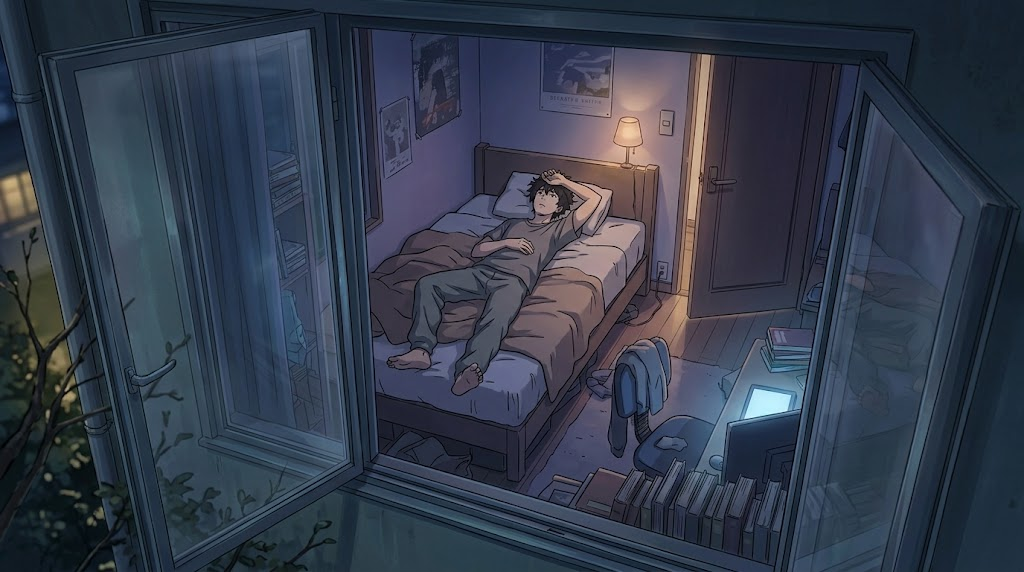
#> input picture assets/reference.png, 1024 x 572 px, found by its file name
$ python clean_plate.py
#> lines starting #> are read from the running program, lines starting #| are printed output that depends on the picture; after the words box and inside, x2 and y2 are one past the last pixel; in counts of white or black regions, pixels touching at a corner belong together
### scripts/luminal_images.py
"""Luminal image-only client. Credentials stay outside the repository.
Never submits video generation. Async IDs and costs are persisted for safe resume.
"""
import json, os, time, uuid, urllib.request, urllib.error
from pathlib import Path
ROOT=Path(__file__).resolve().parent.parent
CONFIG=Path.home()/'.config/code-anime/luminal.json'
JOBS=ROOT/'output/2d/jobs';JOBS.mkdir(parents=True,exist_ok=True)
PRICE={'very_low':.008,'low':.03,'medium':.06,'high':.20}
CAP=15.0

def request(path, body=None, content_type=None):
 cfg=json.loads(CONFIG.read_text()); headers={'Api-Key':cfg['api_key']}
 if content_type:headers['Content-Type']=content_type
 req=urllib.request.Request(cfg['image_base_url']+path,data=body,headers=headers)
 try:
  with urllib.request.urlopen(req,timeout=90) as r:return r.status,{k.lower():v for k,v in r.headers.items()},json.loads(r.read())
 except urllib.error.HTTPError as e:
  detail=e.read().decode()[:2000]
  raise RuntimeError(f'HTTP {e.code}: {detail}') from None

def multipart(fields,files):
 boundary='----anime'+uuid.uuid4().hex;data=[]
 for k,v in fields.items():data.extend([f'--{boundary}\r\nContent-Disposition: form-data; name="{k}"\r\n\r\n{v}\r\n'.encode()])
 for k,path in files:
  p=Path(path);data.extend([f'--{boundary}\r\nContent-Disposition: form-data; name="{k}"; filename="{p.name}"\r\nContent-Type: image/png\r\n\r\n'.encode(),p.read_bytes(),b'\r\n'])
 data.append(f'--{boundary}--\r\n'.encode());return b''.join(data),'multipart/form-data; boundary='+boundary

def submit(name,image,prompt,mask=None,refs=(),quality='medium',seed=8311):
 path=JOBS/(name+'.json')
 if path.exists():return json.loads(path.read_text())
 spent=sum(j.get('reserved_usd',0) for p in JOBS.glob('*.json') for j in [json.loads(p.read_text())])
 if spent+PRICE[quality]>CAP:raise RuntimeError('Local $15 image request ceiling reached')
 files=[('image',image)]+([('mask',mask)] if mask else [])+[('reference_images',r) for r in refs]
 body,ctype=multipart({'prompt':prompt,'quality':quality,'num_images':'1','async':'true','seed':str(seed)},files)
 # Write a submitting record BEFORE POST. An uncertain network outcome is never blindly retried.
 job={'name':name,'state':'submitting','prompt':prompt,'quality':quality,'source':str(image),'mask':str(mask),'reserved_usd':PRICE[quality],'submitted_ms':int(time.time()*1000)}
 path.write_text(json.dumps(job,indent=2))
 try:status,headers,result=request('/v2/image/precise-edit/ideogram-4-5',body,ctype)
 except Exception as e:
  job['state']='submission_uncertain';job['error']=str(e);path.write_text(json.dumps(job,indent=2));raise
 job.update({'state':'pending','generation_id':result.get('generation_id') or headers.get('x-luminal-generation-id'),'response':result,'submit_headers':{k:v for k,v in headers.items() if k.lower().startswith('x-luminal')}})
 if not job['generation_id']:raise RuntimeError('Missing generation ID; reconcile record before retry')
 path.write_text(json.dumps(job,indent=2));print('Submitted',name,job['generation_id'],flush=True);return job

# [15 lines left out: function poll, not called in this run]

# [10 lines that do not run on import are left out]

### scripts/clean_plate.py
from pathlib import Path
from PIL import Image,ImageDraw
from luminal_images import ROOT,submit
source=ROOT/'assets/2d/reference.png';im=Image.open(source);mask=Image.new('L',im.size,255);d=ImageDraw.Draw(mask)
#> further down, im is the input picture: PIL image 1024x572 RGB; mean R, G, B 51.9, 60.2, 75.5
#> after `mask = Image.new('L', im.size, 255)`: mask: PIL image 1024x572 L; every value is 255
d.polygon([(511,158),(592,165),(602,222),(567,274),(543,354),(480,427),(433,432),(392,387),(395,315),(425,243),(470,211),(500,192)],fill=0)
mask.save(ROOT/'assets/2d/clean_mask.png')
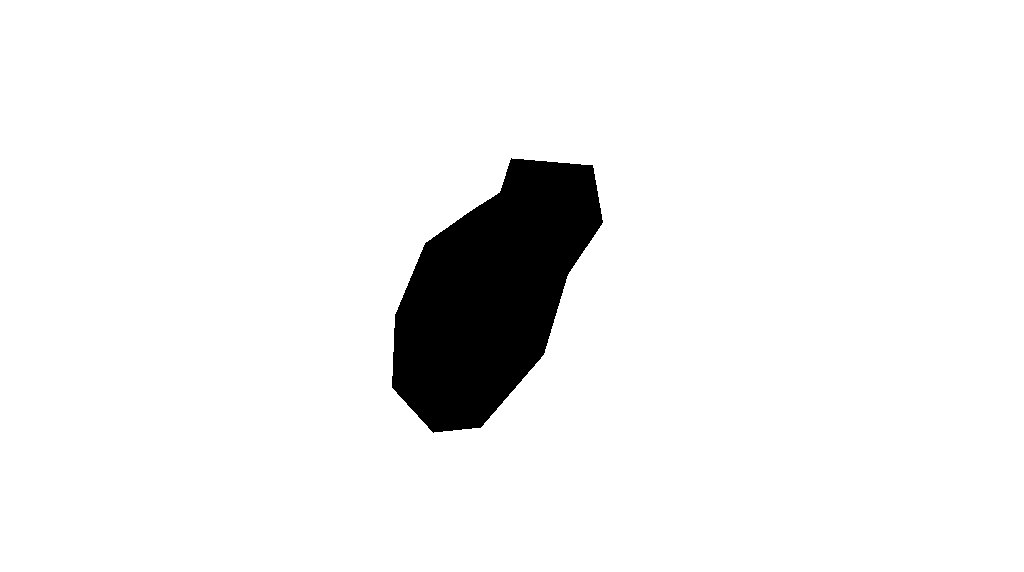
#> saved as clean_mask.png: PIL image 1024x572 L; 94% white; 1 black region, box (x1, y1, x2, y2) and area: (392, 158, 603, 433) 35434
submit('clean_plate',source,'Remove ONLY the young man lying on this bed, leaving a completely EMPTY bed. Restore the rumpled blue-gray and mauve blanket, pillow and mattress in the areas formerly covered by his body, matching the existing detailed hand-drawn anime linework and painted shadow lighting. No person, no body parts, no duplicate furniture. Keep every unmasked pixel and the same room, perspective, lamp, headboard, window, desk, chair, posters and closed door unchanged. This is an empty background plate for a 2D anime animation.',ROOT/'assets/2d/clean_mask.png',quality='high')
#> (the run stopped early here; a loop or call above may not have finished)
